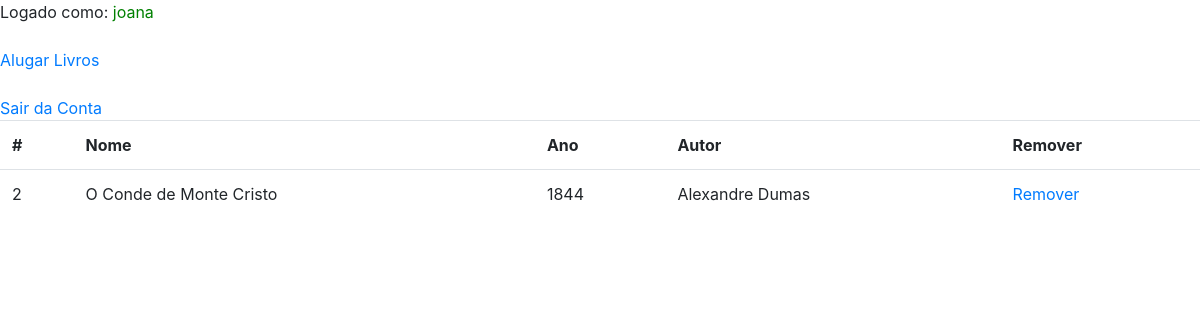
Page /inicio.php (signed in) on the committed database.
### tables this page shows
create table usuariolivro (
    codigo integer not null auto_increment,
    usuario integer not null,
    livro integer not null,
    foreign key (usuario) references usuario(id),
    foreign key (livro) references livros(codigo),
    primary key (codigo)
);

create table livros (
    codigo integer not null auto_increment,
    nome varchar(100) not null,
    autor varchar(100) not null,
    anoDePublicacao varchar(4) not null,
    stock integer not null,
    primary key (codigo)
);

### inicio.php (the view, shortened to what this page needs)
<!DOCTYPE html>
<html lang="en">
<head>
<link rel="stylesheet" href="https://cdn.jsdelivr.net/npm/bootstrap@4.1.3/dist/css/bootstrap.min.css">
</head>
<body>
<?php
if(isset($_SESSION["usuario"])) {
    if ($_SESSION["usuario"] == true) {
    echo("Logado como: ");
    echo "<span style='color:green;text-align:center;'>".$_SESSION["nome"]."</span>";
    echo("<br><br>");
    echo("<a href=\"Catalogo.php\">Alugar Livros</a>");
    echo("<br><br>");
    echo("<a href=\"logout.php\">Sair da Conta</a>");
}
}else {
    echo("<h4>Fazer Login!</h4>");
    echo("<br><br>");
    echo("<a href=\"login.php\">Login</a>");
}
if(isset($_SESSION["usuario"])) {
    if ($_SESSION["usuario"] == true) {
        $id = $_SESSION["id"];
    $Banco = mysqli_connect("localhost","root","","Banco");
    $select = "select *, livros.codigo as codigosagrado from livros join usuariolivro on usuariolivro.livro = livros.codigo where usuariolivro.usuario = $id";
    $resultado = mysqli_query($Banco, $select);
    echo ("<table class = 'table'> <th scope = 'col'>#</th>
    <th scope = 'col'>Nome</th>
    <th scope = 'col'>Ano</th>
    <th scope = 'col'>Autor</th>
    <th scope = 'col'>Remover</th>
           ");
        while($linha = mysqli_fetch_array($resultado)) {
            echo "<tr> <td>".$linha['codigosagrado']."</td>";
            echo "<td>".$linha['nome']."</td>";
            echo "<td>".$linha['anoDePublicacao']."</td>";
            echo "<td>".$linha['autor']."</td>";
            echo "<td>"."<a href=\"Delete.php?codigo=".$linha['codigosagrado']."\">Remover</a>"."</td>";
            echo("</tr>");
        }
        echo("</table>");
}
}
?>
</body>
</html>

### rows in the picture
usuariolivro: livro.codigo "2", livro.nome "O Conde de Monte Cristo", livro.anoDePublicacao "1844", livro.autor "Alexandre Dumas"

### other values in the picture
$_SESSION["nome"] "joana"
